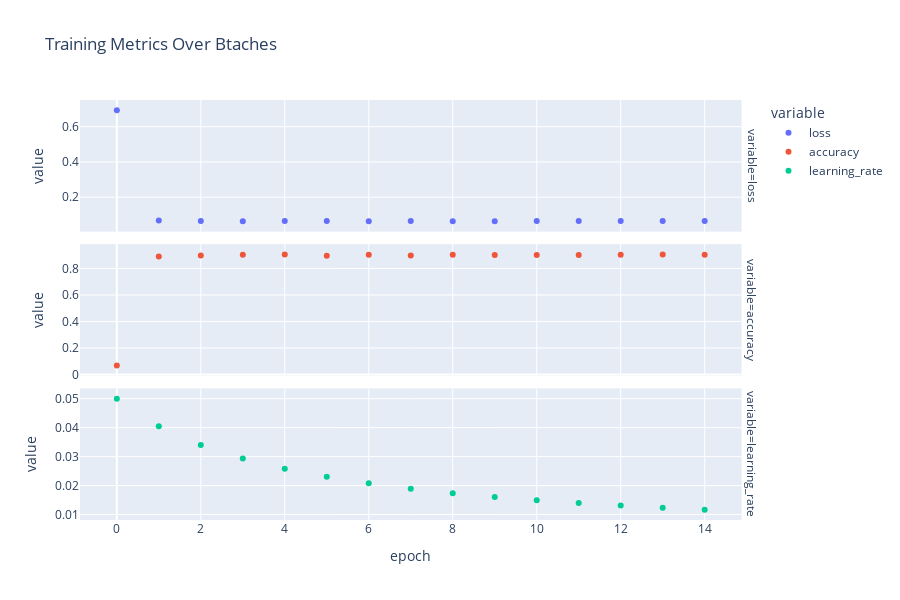

Notebook code cell kept with this figure:
### Code cell
fig = (
    px.scatter(
        training_stats.melt(id_vars="epoch", value_vars=["loss", "accuracy", "learning_rate"]),
        x="epoch",
        y="value",
        color="variable",
        facet_row="variable",
        title="Training Metrics Over Btaches",
        height=600,
    )
    .update_yaxes(matches=None)
    .update_yaxes(showticklabels=True)
)
fig.show()

### Figure 1 — Plotly figure (JSON) as saved in the notebook; plotly's stock layout.template omitted (floating-point values rounded to 4 significant figures)
{"data": [{"hovertemplate": "variable=loss<br>epoch=%{x}<br>value=%{y}<extra></extra>", "legendgroup": "loss", "marker": {"color": "#636efa", "symbol": "circle"}, "mode": "markers", "name": "loss", "orientation": "v", "showlegend": true, "type": "scatter", "x": [0, 1, 2, 3, 4, 5, 6, 7, 8, 9, 10, 11, 12, 13, 14], "xaxis": "x3", "y": [0.6932, 0.06682, 0.06454, 0.06372, 0.06459, 0.06484, 0.06315, 0.06517, 0.06309, 0.06367, 0.06396, 0.06483, 0.06487, 0.06501, 0.06496], "yaxis": "y3"}, {"hovertemplate": "variable=accuracy<br>epoch=%{x}<br>value=%{y}<extra></extra>", "legendgroup": "accuracy", "marker": {"color": "#EF553B", "symbol": "circle"}, "mode": "markers", "name": "accuracy", "orientation": "v", "showlegend": true, "type": "scatter", "x": [0, 1, 2, 3, 4, 5, 6, 7, 8, 9, 10, 11, 12, 13, 14], "xaxis": "x2", "y": [0.06757, 0.8906, 0.8982, 0.9042, 0.9053, 0.8959, 0.9039, 0.899, 0.9034, 0.9014, 0.9024, 0.902, 0.9032, 0.9058, 0.9037], "yaxis": "y2"}, {"hovertemplate": "variable=learning_rate<br>epoch=%{x}<br>value=%{y}<extra></extra>", "legendgroup": "learning_rate", "marker": {"color": "#00cc96", "symbol": "circle"}, "mode": "markers", "name": "learning_rate", "orientation": "v", "showlegend": true, "type": "scatter", "x": [0, 1, 2, 3, 4, 5, 6, 7, 8, 9, 10, 11, 12, 13, 14], "xaxis": "x", "y": [0.05, 0.0405, 0.03404, 0.02935, 0.0258, 0.02301, 0.02077, 0.01893, 0.01739, 0.01607, 0.01495, 0.01397, 0.01311, 0.01235, 0.01167], "yaxis": "y"}], "layout": {"annotations": [{"font": {}, "showarrow": false, "text": "variable=learning_rate", "textangle": 90, "x": 0.98, "xanchor": "left", "xref": "paper", "y": 0.1567, "yanchor": "middle", "yref": "paper"}, {"font": {}, "showarrow": false, "text": "variable=accuracy", "textangle": 90, "x": 0.98, "xanchor": "left", "xref": "paper", "y": 0.5, "yanchor": "middle", "yref": "paper"}, {"font": {}, "showarrow": false, "text": "variable=loss", "textangle": 90, "x": 0.98, "xanchor": "left", "xref": "paper", "y": 0.8433, "yanchor": "middle", "yref": "paper"}], "height": 600, "legend": {"title": {"text": "variable"}, "tracegroupgap": 0}, "title": {"text": "Training Metrics Over Btaches"}, "xaxis": {"anchor": "y", "domain": [0, 0.98], "title": {"text": "epoch"}}, "xaxis2": {"anchor": "y2", "domain": [0, 0.98], "matches": "x", "showticklabels": false}, "xaxis3": {"anchor": "y3", "domain": [0, 0.98], "matches": "x", "showticklabels": false}, "yaxis": {"anchor": "x", "domain": [0, 0.3133], "showticklabels": true, "title": {"text": "value"}}, "yaxis2": {"anchor": "x2", "domain": [0.3433, 0.6567], "showticklabels": true, "title": {"text": "value"}}, "yaxis3": {"anchor": "x3", "domain": [0.6867, 1.0], "showticklabels": true, "title": {"text": "value"}}}}
